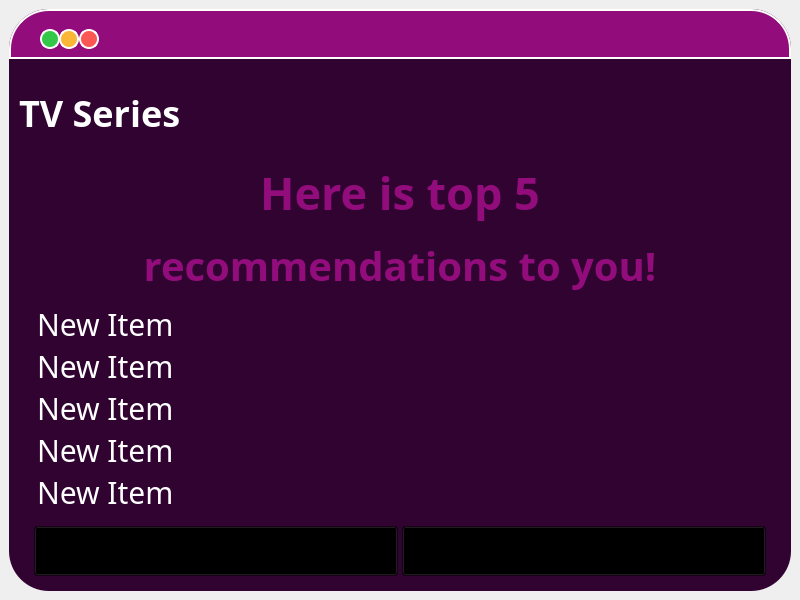
<?xml version="1.0" encoding="UTF-8"?>
<ui version="4.0">
 <class>MainWindow</class>
 <widget class="QMainWindow" name="MainWindow">
  <property name="geometry">
   <rect>
    <x>0</x>
    <y>0</y>
    <width>800</width>
    <height>600</height>
   </rect>
  </property>
  <property name="windowTitle">
   <string>MainWindow</string>
  </property>
  <widget class="QWidget" name="centralwidgetTvSeriesRecommendations">
   <layout class="QVBoxLayout" name="verticalLayout">
    <item>
     <widget class="QFrame" name="tvSeriesRecommendationsFrame">
      <property name="styleSheet">
       <string notr="true">QFrame{background:#300331;
border-style: solid;
  border-color: red;
border-radius:40;}


QPushButton:hover {
background: qradialgradient(
cx: 0.3, cy: -0.4, fx: 0.3, fy: -0.4,
radius: 1.35, stop: 0 #fff, stop: 1 #bbb
);
}

QSplitter::handle {
    background: none;
}

QPushButton:pressed {
border-style: inset;
background: qradialgradient(
cx: 0.4, cy: -0.1, fx: 0.4, fy: -0.1,
radius: 1.35, stop: 0 #fff, stop: 1 #ddd
);}</string>
      </property>
      <property name="frameShape">
       <enum>QFrame::StyledPanel</enum>
      </property>
      <property name="frameShadow">
       <enum>QFrame::Raised</enum>
      </property>
      <layout class="QHBoxLayout" name="horizontalLayout">
       <property name="leftMargin">
        <number>0</number>
       </property>
       <property name="topMargin">
        <number>0</number>
       </property>
       <property name="rightMargin">
        <number>0</number>
       </property>
       <property name="bottomMargin">
        <number>0</number>
       </property>
       <item>
        <widget class="QSplitter" name="splitter">
         <property name="styleSheet">
          <string notr="true">background:none;</string>
         </property>
         <property name="orientation">
          <enum>Qt::Vertical</enum>
         </property>
         <widget class="QWidget" name="layoutWidget">
          <layout class="QVBoxLayout" name="barLogo">
           <item>
            <widget class="QGroupBox" name="TabBar">
             <property name="minimumSize">
              <size>
               <width>0</width>
               <height>50</height>
              </size>
             </property>
             <property name="maximumSize">
              <size>
               <width>16777215</width>
               <height>50</height>
              </size>
             </property>
             <property name="styleSheet">
              <string notr="true">background:#920C7C;
border: 2px solid white;
border-radius:0;
border-top-left-radius: 40;
border-top-right-radius: 40;
</string>
             </property>
             <property name="title">
              <string/>
             </property>
             <widget class="QPushButton" name="btnClose">
              <property name="geometry">
               <rect>
                <x>70</x>
                <y>20</y>
                <width>20</width>
                <height>20</height>
               </rect>
              </property>
              <property name="styleSheet">
               <string notr="true">QPushButton{
background-color: #FD5754;
border-style: solid;
border-color: white;
border-width: 2px;
border-radius: 10px;
}

QPushButton:hover {
background: #37AED4;
}

QPushButton:pressed {
border-style: inset;
background: qradialgradient(
cx: 0.4, cy: -0.1, fx: 0.4, fy: -0.1,
radius: 1.35, stop: 0 #fff, stop: 1 #ddd
);}</string>
              </property>
              <property name="text">
               <string/>
              </property>
             </widget>
             <widget class="QPushButton" name="btnMinimize">
              <property name="geometry">
               <rect>
                <x>50</x>
                <y>20</y>
                <width>20</width>
                <height>20</height>
               </rect>
              </property>
              <property name="styleSheet">
               <string notr="true">QPushButton{
background-color: #F9B637;
border-style: solid;
border-color: white;
border-width: 2px;
border-radius: 10px;
}

QPushButton:hover {
background: #37AED4;
}

QPushButton:pressed {
border-style: inset;
background: qradialgradient(
cx: 0.4, cy: -0.1, fx: 0.4, fy: -0.1,
radius: 1.35, stop: 0 #fff, stop: 1 #ddd
);}</string>
              </property>
              <property name="text">
               <string/>
              </property>
             </widget>
             <widget class="QPushButton" name="btnZoom">
              <property name="geometry">
               <rect>
                <x>31</x>
                <y>20</y>
                <width>20</width>
                <height>20</height>
               </rect>
              </property>
              <property name="styleSheet">
               <string notr="true">QPushButton{
background-color: #34C848;
border-style: solid;
border-color: white;
border-width: 2px;
border-radius: 10px;
}


QPushButton:hover {
background: #37AED4;
}

QPushButton:pressed {
border-style: inset;
background: qradialgradient(
cx: 0.4, cy: -0.1, fx: 0.4, fy: -0.1,
radius: 1.35, stop: 0 #fff, stop: 1 #ddd
);}</string>
              </property>
              <property name="text">
               <string/>
              </property>
             </widget>
            </widget>
           </item>
           <item>
            <widget class="QGroupBox" name="BooksLogo">
             <property name="minimumSize">
              <size>
               <width>0</width>
               <height>75</height>
              </size>
             </property>
             <property name="styleSheet">
              <string notr="true">border:none;</string>
             </property>
             <property name="title">
              <string/>
             </property>
             <widget class="QLabel" name="label_9">
              <property name="geometry">
               <rect>
                <x>10</x>
                <y>10</y>
                <width>511</width>
                <height>75</height>
               </rect>
              </property>
              <property name="minimumSize">
               <size>
                <width>50</width>
                <height>75</height>
               </size>
              </property>
              <property name="styleSheet">
               <string notr="true">background:none;
font-size:36px;
color:white;
font-weight:bold;
font-family:google sans;
image: url(:/logo/img/RecSy.png);</string>
              </property>
              <property name="text">
               <string>TV Series</string>
              </property>
              <property name="margin">
               <number>55</number>
              </property>
             </widget>
            </widget>
           </item>
          </layout>
         </widget>
         <widget class="QWidget" name="layoutWidget_2">
          <layout class="QVBoxLayout" name="WholeBody">
           <property name="leftMargin">
            <number>25</number>
           </property>
           <property name="rightMargin">
            <number>25</number>
           </property>
           <property name="bottomMargin">
            <number>15</number>
           </property>
           <item>
            <widget class="QSplitter" name="body">
             <property name="styleSheet">
              <string notr="true">QSplitter::handle {
    background: none;
}</string>
             </property>
             <property name="orientation">
              <enum>Qt::Vertical</enum>
             </property>
             <widget class="QSplitter" name="hereIs">
              <property name="orientation">
               <enum>Qt::Vertical</enum>
              </property>
              <widget class="QWidget" name="layoutWidget_3">
               <layout class="QVBoxLayout" name="verticalLayout_3">
                <item>
                 <widget class="QLabel" name="label_2">
                  <property name="styleSheet">
                   <string notr="true">QLabel{
font-size:45px;
color:#920C7C;
font-weight:bold;
font-family:Google Sans;
}</string>
                  </property>
                  <property name="text">
                   <string>Here is top 5</string>
                  </property>
                  <property name="alignment">
                   <set>Qt::AlignCenter</set>
                  </property>
                 </widget>
                </item>
                <item>
                 <widget class="QLabel" name="label_3">
                  <property name="styleSheet">
                   <string notr="true">QLabel{
font-size:40px;
color:#920C7C;
font-weight:bold;
font-family:Google Sans;
}</string>
                  </property>
                  <property name="text">
                   <string>recommendations to you!</string>
                  </property>
                  <property name="alignment">
                   <set>Qt::AlignCenter</set>
                  </property>
                 </widget>
                </item>
               </layout>
              </widget>
             </widget>
             <widget class="QListWidget" name="listWidget">
              <property name="styleSheet">
               <string notr="true">QListWidget{
color:white;
font-size:30px;
font-family:Google Sans;
background:#300331;
}</string>
              </property>
              <property name="currentRow">
               <number>-1</number>
              </property>
              <item>
               <property name="text">
                <string>New Item</string>
               </property>
               <property name="checkState">
                <enum>Unchecked</enum>
               </property>
              </item>
              <item>
               <property name="text">
                <string>New Item</string>
               </property>
               <property name="checkState">
                <enum>Unchecked</enum>
               </property>
              </item>
              <item>
               <property name="text">
                <string>New Item</string>
               </property>
               <property name="checkState">
                <enum>Unchecked</enum>
               </property>
              </item>
              <item>
               <property name="text">
                <string>New Item</string>
               </property>
               <property name="checkState">
                <enum>Unchecked</enum>
               </property>
              </item>
              <item>
               <property name="text">
                <string>New Item</string>
               </property>
               <property name="checkState">
                <enum>Unchecked</enum>
               </property>
              </item>
             </widget>
            </widget>
           </item>
           <item>
            <widget class="QSplitter" name="bottomBar">
             <property name="minimumSize">
              <size>
               <width>0</width>
               <height>50</height>
              </size>
             </property>
             <property name="styleSheet">
              <string notr="true">QSplitter::handle {
    background: none;
}</string>
             </property>
             <property name="orientation">
              <enum>Qt::Horizontal</enum>
             </property>
             <widget class="QToolButton" name="toolButton_4">
              <property name="styleSheet">
               <string notr="true">QToolButton{
background:transparent;
image: url(:/home/img/home.png);
}
QToolButton:hover {
background: #920C7C;
border: solid 1px;
border-radius:25;
}

QToolButton:pressed {
border-style: inset;
background: #37AED4;}</string>
              </property>
              <property name="text">
               <string/>
              </property>
             </widget>
             <widget class="QToolButton" name="toolButton_5">
              <property name="styleSheet">
               <string notr="true">QToolButton{
background:transparent;
image: url(:/addFavorite/img/addFavorite.png);
}
QToolButton:hover {
background: #920C7C;
border: solid 1px;
border-radius:25;
}

QToolButton:pressed {
border-style: inset;
background: #37AED4;}</string>
              </property>
              <property name="text">
               <string/>
              </property>
             </widget>
            </widget>
           </item>
          </layout>
         </widget>
        </widget>
       </item>
      </layout>
     </widget>
    </item>
   </layout>
  </widget>
 </widget>
 <resources>
  <include location="../source.qrc"/>
 </resources>
 <connections/>
</ui>
